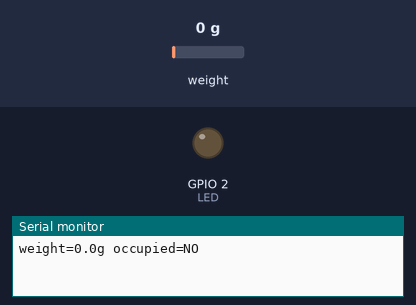
Simulated run of this sketch. Board: ESP32. On the bench: output pins drawn as LEDs (lit = HIGH), the last lines printed to the serial monitor. Inputs (shaded band) come from the test bench; at power-on: weight on the scale 0 g.

Above: at 2.2 s.
2.3 s: weight on the scale set to 2 g
At 4.3 s:
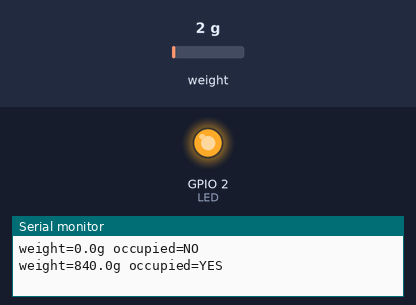
Timing chart, 0 to 5.8 s (numbered marks = the images above; inputs shaded):
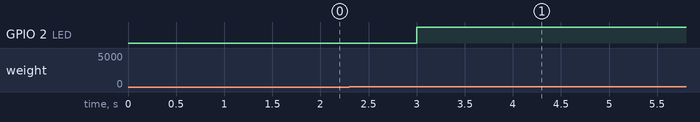

The sketch:

retail_inventory_report_template.ino
```cpp
// Project 8 — Smart Retail Inventory and Customer-Experience Monitoring
// Source: Sensor Interfacing Technique Report, Project 8.
// ESP32: HX711 load-cell threshold. Install an HX711 library.

#include "HX711.h"

HX711 scale;
const int DT_PIN = 19;
const int SCK_PIN = 18;
const int LED = 2;
float EMPTY_LIMIT = 20.0; // grams; calibrate scale first

void setup() {
  Serial.begin(115200);
  scale.begin(DT_PIN, SCK_PIN);
  scale.set_scale(1.0); // replace with calibration factor
  scale.tare();
  pinMode(LED, OUTPUT);
}

void loop() {
  if (scale.is_ready()) {
    float grams = scale.get_units(5);
    bool occupied = grams > EMPTY_LIMIT;
    digitalWrite(LED, occupied ? HIGH : LOW);
    Serial.printf("weight=%.1fg occupied=%s\n",
                  grams, occupied ? "YES" : "NO");
  } else {
    Serial.println("HX711 not ready");
  }
  delay(1000);
}
```

Measured:
- the behaviour switches between 0 and 1 g on weight on the scale (found by bisection; images 0 and 1)
- after the input at 2.3 s, GPIO 2 (LED): LOW → HIGH after 0.70 s
